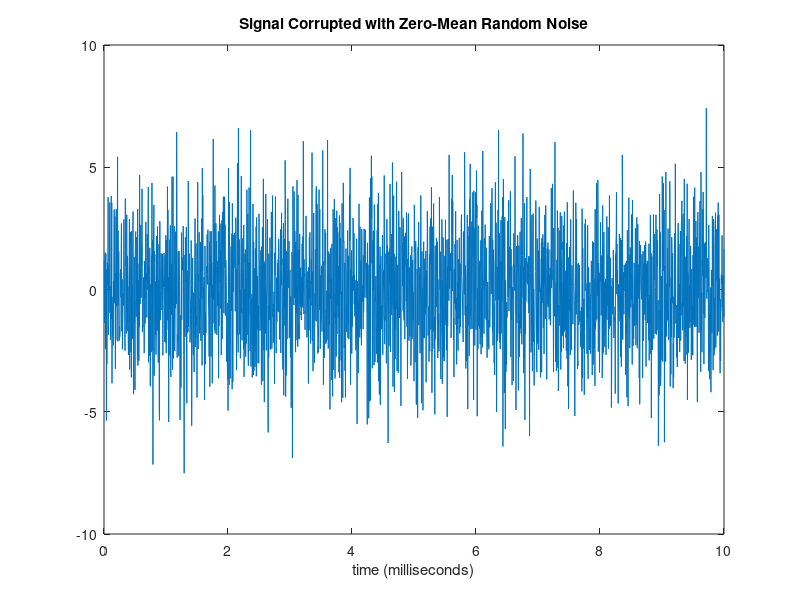
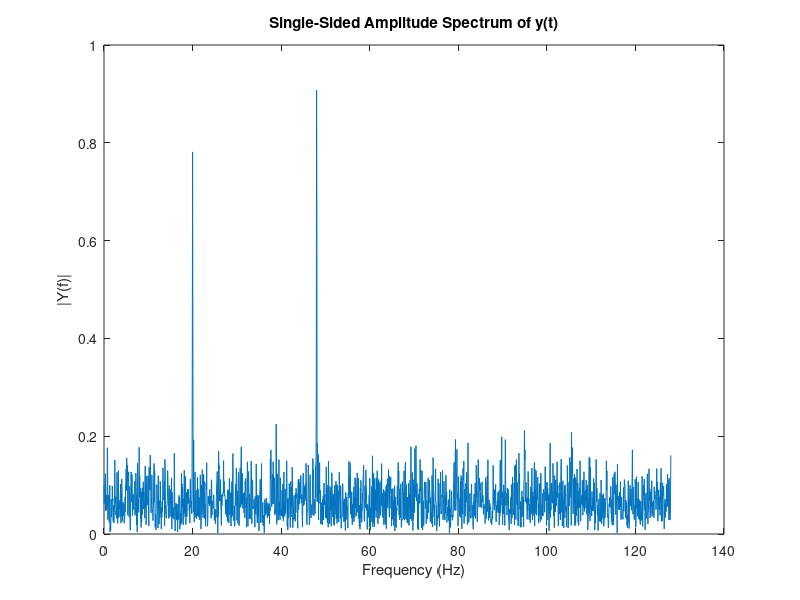
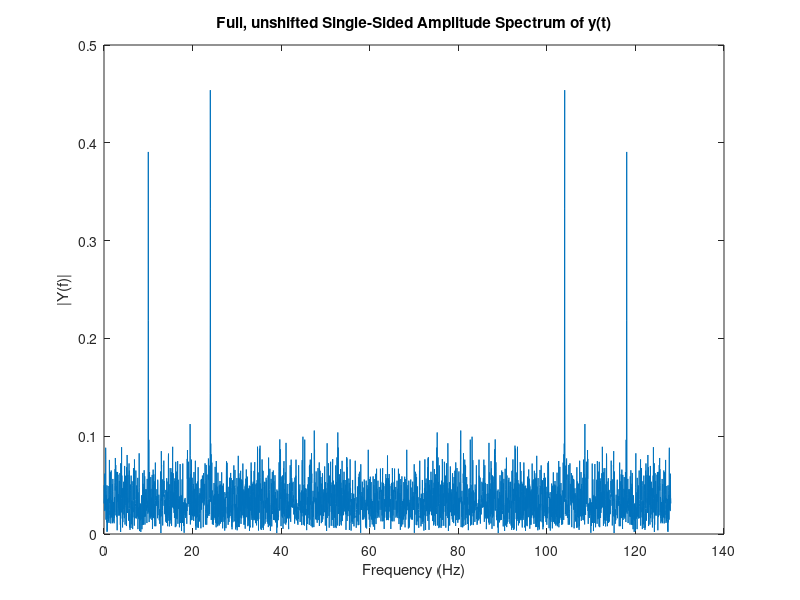
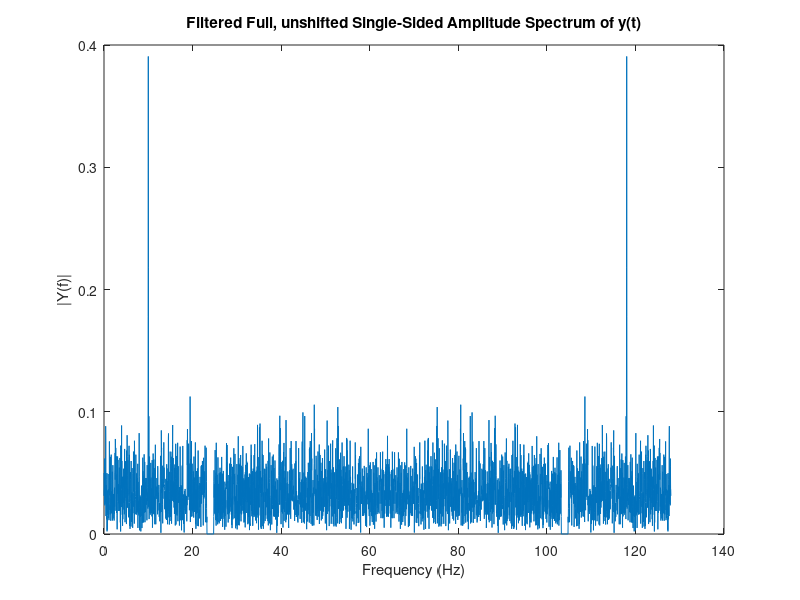

These charts were generated, in order, by the following MATLAB code:
Fs = 256;                    % Sampling frequency
% T = 1/Fs;                     % Sample time
% L = 1000;                     % Length of signal
t = linspace(0,4,10*256);                % Time vector
% % Sum of a 50 Hz sinusoid and a 120 Hz sinusoid
x = 0.7*sin(50*(2*pi*t)) + sin(120*(2*pi*t)); 
y = x + 2*randn(size(t));  % Sinusoids plus noise
y = y';

% global data; 
% y = data(:,3);
% t = [1:length(data)];

figure
% plot(Fs*t(1:50),y(1:50))
t = 1:length(y);
[a b c] = size(y);
plot(t/Fs,y)
title('Signal Corrupted with Zero-Mean Random Noise')
xlabel('time (milliseconds)')
NFFT = 2^nextpow2(a); % Next power of 2 from length of y
Y = fft(y,NFFT)/a;
f = Fs/2*linspace(0,1,NFFT/2+1);


% Plot single-sided amplitude spectrum.
figure
plot(f,2*abs(Y(1:NFFT/2+1))) 
title('Single-Sided Amplitude Spectrum of y(t)')
xlabel('Frequency (Hz)')
ylabel('|Y(f)|')

figure
f = Fs/2*linspace(0,1,NFFT);
plot(f,abs(Y(1:NFFT))) 
title('Full, unshifted Single-Sided Amplitude Spectrum of y(t)')
xlabel('Frequency (Hz)')
ylabel('|Y(f)|')



whos
% scaling and filtering 50 Hz

% 1/2*length(Y) : 1/2*Fs;
% (f*1/2*length(Y))/1/2*Fs : f;
% fr*length(Y)/Fs



% Y(2*Fs) : 128
% 512 :128
% 50*(2*Fs)/(Fs/2) : 50
% fijftig = 
%  test = round(50*(2*Fs)/(Fs/2))
% Y(test+1)=0;
% % en
% Y(4*Fs-test+1)=0;



% bandpass filter
% lb hb (low band hygh band

lb = 46.5/2; hb = 49.5/2;
% Ylb_1 = lb*(2*Fs)/(Fs/2)+1
%               fr*length(Y)/Fs
Ylb_1 = round(2*lb*length(Y)/Fs)+1
% and
% Ylb_2 = 4*Fs-(lb*(2*Fs)/Fs/2+1)
Ylb_2 = length(Y)-round(2*lb*length(Y)/Fs)+1


% Yhb_1 = hb*(2*Fs)/(Fs/2)+1
Yhb_1 = round(2*hb*length(Y)/Fs)+1
% and
% Yhb_2 = 4*Fs-hb*(2*Fs)/Fs/2+1
Yhb_2 = length(Y)-round(2*hb*length(Y)/Fs)+1


% % band pass filter
% % Filter below lb
% Y(1:Ylb_1)=0;
% Y(Ylb_2:length(Y))=0;
% 
% % Filter above hb
% Y(Yhb_1:length(Y)/2)=0;
% Y(length(Y)/2:Yhb_2)=0;

% Stopband
Y(Ylb_1:Yhb_1)=0;
Y(Yhb_2:Ylb_2)=0;



figure
plot(f,abs(Y(1:NFFT))) 
title('Filtered Full, unshifted Single-Sided Amplitude Spectrum of y(t)')
xlabel('Frequency (Hz)')
ylabel('|Y(f)|')


% now perform the Ifft
figure
fY = ifft(Y);
t = 1:length(fY);
whos
plot(t./Fs,fY,'r'); 
% plot(t./Fs,y,'b'); hold off
title('Filtered ifft y(t)')

figure
subplot(2,1,1)
fY = fY(1:length(y));
t = 1:length(fY);
plot(t./Fs,fY,'r');
subplot(2,1,2)
plot(t./Fs,y,'b')
title('Filtered ifft y(t)')
whos

%make an fft again as a controle
[a b c] = size(fY)
NFFT = 2^nextpow2(a); % Next power of 2 from length of y
Y = fft(fY,NFFT)/a;
f = Fs/2*linspace(0,1,NFFT/2+1);


% Plot single-sided amplitude spectrum.
figure
plot(f,2*abs(Y(1:NFFT/2+1)),'r') 
title('Filtered Single-Sided Amplitude Spectrum of y(t)')
xlabel('Frequency (Hz)')
ylabel('|Y(f)|')

